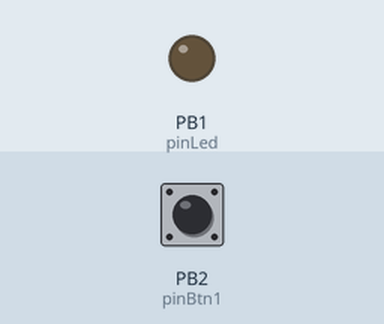
This sketch was run on a simulated ATtiny85, built with avr-gcc and run on an emulated ATtiny85. On the bench: output pins drawn as LEDs (lit = HIGH). Dashed ring = blinking. The test bench sets the inputs (shaded band); at power-on: PB2 (pinBtn1) HIGH.

Above: at 1.2 s.
1.3 s: PB2 (pinBtn1) pulled LOW for 1 s
At 2.48 s:
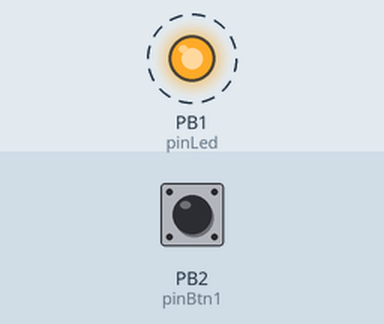
5.3 s: PB2 (pinBtn1) pulled LOW for 3.2 s
At 5.68 s:
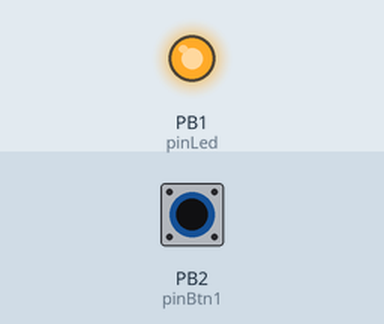
Timing chart, 0 to 13.5 s (numbered marks = the images above; inputs shaded):
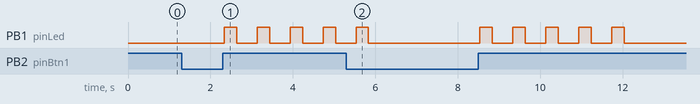

The sketch:

password-and-mouse-jigger.ino
```cpp
const int pinBtn1 = 2; // PB2
const int pinLed = 1;  // PB1

const int LONG_CLICK = 5;

#include "DigiKeyboard.h"
//#include "DigiMouse.h" only Mouse or Keyboard can be used at once with this library

#include "TimerChecker.h"
TimerChecker timerCheckerForClicksCounter(501);
TimerChecker timerCheckerForMouseJigger(3000);
TimerChecker timerCheckerForMouseAndKeyboardUsbUpdate(20);

#include "BtnPressStateMachine.h"
BtnPressStateMachine btn1Sm(pinBtn1, HIGH);

void setup() {
  pinMode(pinBtn1, INPUT_PULLUP);
  pinMode(pinLed, OUTPUT);

  //DigiMouse.begin(); //start or reenumerate USB - BREAKING CHANGE from old versions that didn't require this

  timerCheckerForMouseAndKeyboardUsbUpdate.restart();
}

void loop() {
  loopD2();
}

int loopD1_i = 0;
void loopD1() {
  delayN25ms(2*4);
  if (digitalRead(pinBtn1) == LOW) {
    digitalWrite(pinLed, HIGH);
  } else {
    digitalWrite(pinLed, LOW);
  }

  if (loopD1_i++ >= 10) {
    DigiKeyboard.sendKeyStroke(KEY_ARROW_LEFT);
    loopD1_i = 0;
  }
}

int nClick = 0;
bool mouseJiggering = false;
void loopD2() {
  if (timerCheckerForMouseAndKeyboardUsbUpdate.isTimedOut()) {
    DigiKeyboard.update();
    //DigiMouse.update();
    timerCheckerForMouseAndKeyboardUsbUpdate.restart();
  }

  uint32_t _m = micros();
  {
    Kingdom::millisShort = _m / 1000;//_m >> 10; to divide by 1024 which is less accurate
    Kingdom::microsShort = _m; // FIXME make sure we do not have overflow - otherwise we have to report error!
  }

  btn1Sm.loop();

  int resOnClick = 0; // 0 - no click; 1,2,3 - single,double,triple click; -5 - too many clicks; 5 - long click; -10 - error on long click

  bool timerTimedOut = timerCheckerForClicksCounter.isTimedOut();
  if (timerTimedOut) {
    if (nClick > 0) {
      resOnClick = (nClick > 3) ? -5 : nClick;
    }
    nClick = 0;
    timerCheckerForClicksCounter.stop();
  }

  if (btn1Sm.isResult()) {
    if (btn1Sm.takeResultMs() >= 1000) {
      // long click, fail if nClick != 0
      resOnClick = (nClick == 0) ? LONG_CLICK : -10;
      nClick = 0;
    } else if (!timerTimedOut) {
      timerCheckerForClicksCounter.restart(500);
      nClick++;
    } else {
      resOnClick = -99; // should not occur!
    }
  }

  if (resOnClick != 0) {
    handleClicks(resOnClick);
    handleClicks_debug(resOnClick);
  }

  if (mouseJiggering) {
    if (timerCheckerForMouseJigger.isTimedOut()) {
      //DigiMouse.moveY(5);
      DigiKeyboard.sendKeyStroke(KEY_ARROW_LEFT);
      timerCheckerForMouseJigger.restart();
    }
  }
}

// 1,2,3 or 5 (long click)
void handleClicks_debug(int nClicks) {
  if ((nClicks > 0 && nClicks <= 3) || nClicks == LONG_CLICK) {
    blinkLedNTimes(nClicks);
  } else {
    blinkLedNTimes(7);
    delayN25ms(5*4);//500ms
    if (nClicks == -5) blinkLedNTimes(1);
    else if (nClicks == -10) blinkLedNTimes(2);
    else if (nClicks == -99) blinkLedNTimes(3);
    else blinkLedNTimes(5);
  }
}

// 1,2,3 or 5 (long click)
void handleClicks(int nClicks) {
  if (nClicks == LONG_CLICK) {
    DigiKeyboard.sendKeyStroke(0);
    DigiKeyboard.print("Gm0dFL_23_Eq9");
    DigiKeyboard.sendKeyStroke(KEY_ENTER);
  } else if (nClicks == 2) {
    mouseJiggering = !mouseJiggering;
    timerCheckerForMouseJigger.restart();
  }
}

void blinkLedNTimes(uint8_t blinkTimes) {
  for (int i = 0; i < blinkTimes; i++) {
    digitalWrite(pinLed, HIGH);
    delayN25ms(3*4);
    digitalWrite(pinLed, LOW);
    delayN25ms(5*4);
  }
}

void delayN25ms(int n25ms) {
  for (int i = 0; i < n25ms; i++) {
    DigiKeyboard.delay(25);
    //DigiMouse.update();
  }
}
```

BtnPressStateMachine.cpp
```cpp
#include "BtnPressStateMachine.h"

uint8_t BtnPressStateMachine::buttonIdGen = 0;

void BtnPressStateMachine::loop() {
  bool btnCurrState;
  switch (state) {
    case ZERO:
      btnCurrState = digitalRead(pinBtn);
      if (btnCurrState != defaultBtnState) {
        timerChecker.restart();
        v = 0;
        result = 0;
        CSTATE(PRESSED);
      }
      break;

    case PRESSED:
      if (timerChecker.isTimedOut()) {
        v++;
        timerChecker.restart();
        btnCurrState = digitalRead(pinBtn);
        if (btnCurrState == defaultBtnState) {
          CSTATE(RELEASED);
        }
      }
      break;

    case RELEASED:
      setResult(v); // set result to be taken by main SM
      timerChecker.restart();
      CSTATE(COOLDOWN);
      break;

    case COOLDOWN:
      // waiting for result to be taken by main SM and minimum delay to pass (debouncing to occur)
      if (!isResult() && timerChecker.isTimedOut()) {
        _reset();
      }
      break;

    default:
      // FIXME handle this error somehow!
      _reset();
  };
}
```

BtnPressStateMachine.h
```cpp
// FIXME This must be a part of my library!!!
// This is a copy of same file in "arduino-sketch-war-comm-system-2"
#ifndef BtnPressStateMachine_h
#define BtnPressStateMachine_h

#include "Arduino.h"
#include "TimerChecker.h"

class BtnPressStateMachine {
  private:
    static uint8_t buttonIdGen;

    uint8_t buttonId;// Id of button (for debugging purposes)
    uint8_t pinBtn;
    bool defaultBtnState = true;

    typedef enum {
      ZERO = 0,
      PRESSED,
      RELEASED, // FIXME We need to delay after RELEASED (to switch to real RELEASED, because it might be contact de-bouncing)
      COOLDOWN // during this time, event should be taken (processed)
    } btn_press_state;

    uint8_t state = ZERO;
    TimerChecker timerChecker;
    uint16_t v = 0;
    uint16_t result = 0;

    void _reset() {
      state = ZERO;
      v = 0;
      result = 0;
    };
    const static uint8_t intervalMsShift = 4;
    const static uint8_t intervalMs = 1 << intervalMsShift;//128;

  public:
    BtnPressStateMachine(uint8_t pinBtn, bool defaultBtnState): timerChecker(intervalMs) {
      buttonId = buttonIdGen++;
      this->pinBtn = pinBtn;
      this->defaultBtnState = defaultBtnState;
    }
    void loop();

    inline bool isPressed() __attribute__((always_inline)) { return state == PRESSED; }
    void setResult(uint16_t res) { result = res; } // FIXME Must be private access!!!
    inline bool isResult() __attribute__((always_inline)) { return result != 0; }
    uint16_t takeResult() { uint16_t r = result; result = 0; return r; }
    uint16_t takeResultMs() { return takeResult() << intervalMsShift; }
    inline uint16_t peekResult() __attribute__((always_inline)) { return v; }
    inline uint16_t peekResultMs() __attribute__((always_inline)) { return peekResult() << intervalMsShift; }
    void reset() { _reset(); }
};

#endif
```

Kingdom.cpp
```cpp
#include "Kingdom.h"

uint16_t Kingdom::microsShort = 0;
uint16_t Kingdom::millisShort = 0;
```

Kingdom.h
```cpp
// FIXME This must be a part of my library!!!
// This is a copy of same file in "arduino-sketch-war-comm-system-2"
#ifndef Kingdom_h
#define Kingdom_h

#include "Arduino.h"

// below definitions are used for State Machines (REFACTOR use inheritance for this instead)
#define CSTATE(newState)   this->state = newState; break;

class Kingdom {
  public:
    static uint16_t microsShort;
    static uint16_t millisShort;
};

#endif
```

TimerChecker.cpp
```cpp
#include "TimerChecker.h"

void TimerChecker::restart() {
  this->tmstmp = Kingdom::millisShort;
}

void TimerChecker::restart(uint16_t timeoutMs) {
  this->timeoutMs = timeoutMs;
  if (timeoutMs == 0) return;
  this->tmstmp = Kingdom::millisShort;
}

void TimerChecker::restartPrecisely() {
  this->tmstmp += timeoutMs;
}

void TimerChecker::stop() {
  timeoutMs = 0;
}
```

TimerChecker.h
```cpp
// FIXME This must be a part of my library!!!
// This is a copy of same file in "arduino-sketch-war-comm-system-2"
#ifndef TimerChecker_h
#define TimerChecker_h

#include "Arduino.h"
#include "Kingdom.h"

class TimerChecker {
  private:
    uint16_t timeoutMs = 0;
    uint16_t tmstmp = 0;
  public:
    // 0 if stopped
    TimerChecker(uint16_t timeoutMs) {
      restart(timeoutMs);
    };
    TimerChecker() { restart(0); };

    inline bool isTimedOut() __attribute__((always_inline)) {
      if (timeoutMs == 0) return false;
      return (Kingdom::millisShort - tmstmp) >= timeoutMs;
    };

    void restart();
    // 0 to make it stopped and never run
    void restart(uint16_t timeoutMs);
    void restartPrecisely(); // special method to count time precisely. avoid using small timeouts
    void stop();
};

#endif
```

Measured:
- after the input at 1.3 s, PB1 (pinLed): alternates HIGH for 0.30 s and LOW for 0.50 s, starting after 1.0 s
